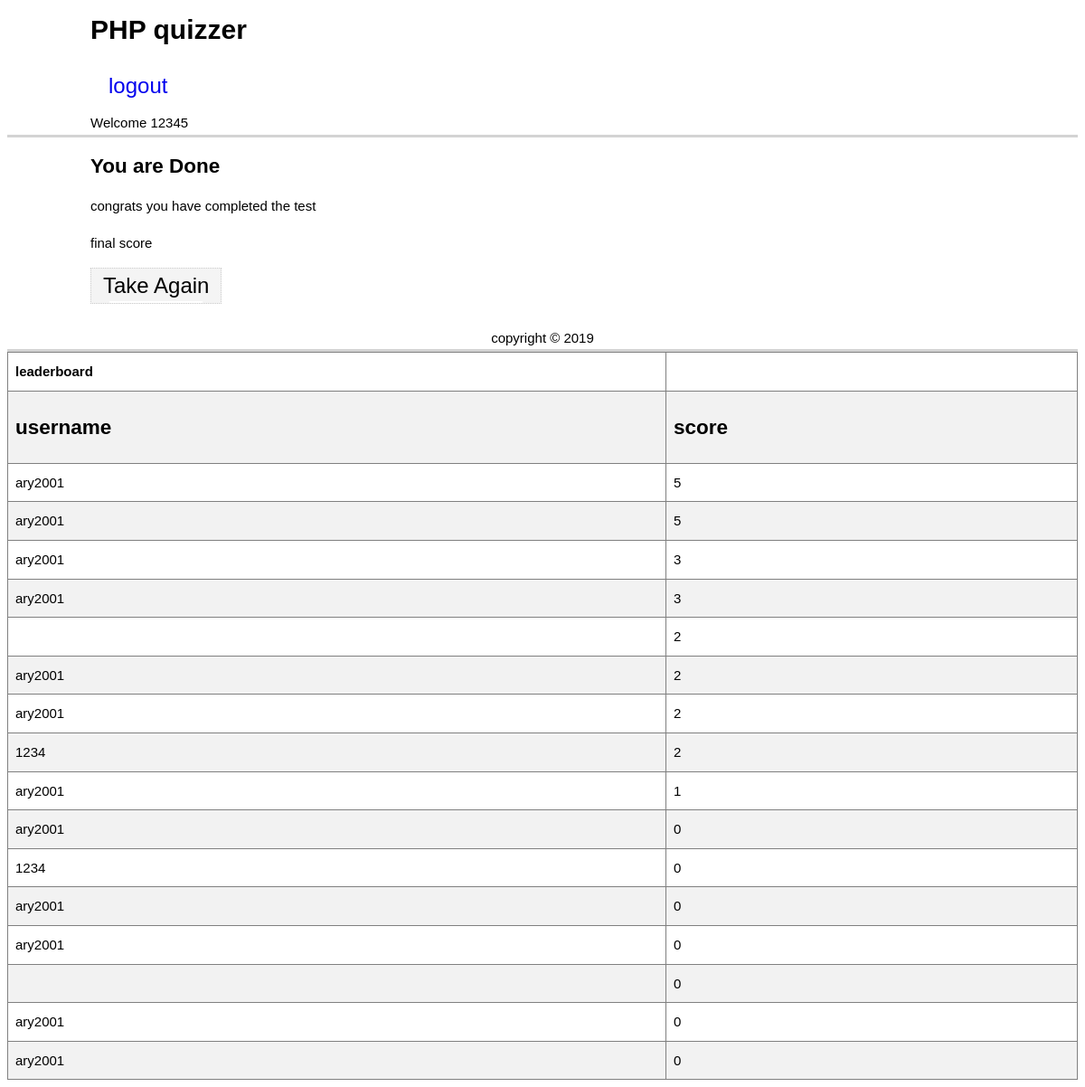
Page /final.php (signed in) on the committed database.
### tables this page shows
CREATE TABLE `score` (
  `username` varchar(255) NOT NULL,
  `score` int(11) NOT NULL
);

### final.php (the view, shortened to what this page needs)
<?php include 'database.php';?>
<!doctype html>
<html>
    <head>
    <link rel = "stylesheet" href = "css/style.css" type = "text/css" />
    </head>
<body>
<header>
    <div class="container">
        <h1>PHP quizzer</h1>
        <a href = logout.php >logout</a>
    Welcome <?php echo $_SESSION['username']; ?>
    </div>
</header>
<main>
    <div class="container">
        <h2>You are Done</h2>
        <p>congrats you have completed the test</p>
        <p>final score <?php echo $_SESSION['score'] ?></p>
        <a href  = "index.php" class = "start">Take Again</a>
    </div>
</main>
<?php
$score = $_SESSION['score'];
$username = $_SESSION['username'];
$statement = "insert into score (username,score) values ('$username','$score')";
 mysqli_query($mysqli,$statement);
?>
<?php
$sql = "SELECT username,score FROM score order by score DESC";
  $result = $mysqli->query($sql);
 echo" <table border = '1'>";
 echo"<th>leaderboard</th><tr><td><h2>username</h2></td><td><h2>score</h2></td></tr>";
 while ($a =mysqli_fetch_assoc($result)) {
    echo"<tr><td>{$a['username']}</td><td>{$a['score']}</td></tr>";
 }
?>
<footer>
    <div class="container">
        copyright &copy; 2019
    </div>
</footer>
</body>
</html>

### css/style.css (style rules this page uses)
body { font-family: Arial, Helvetica, sans-serif; font-size: 15px; line-height: 1.6rem; }
a { display: block; margin: auto; padding: 1rem 1.25rem; font-family: sans-serif; font-size: 1.5rem; text-decoration: none; color: rgb(3, 3, 17)55, 255, 255); position: relative; transition: all 0.3s cubic-bezier(0.2, 0, 0, 1); z-index: 1; }
a:after { content: ''; display: block; height: 2px; position: absolute; bottom: 0; right: 1.25rem; left: 1.25rem; background-color: #ffffff; transition: all 0.3s cubic-bezier(0.2, 0, 0, 1); -webkit-transform-origin: bottom center; transform-origin: bottom center; z-index: -1; }
.container { max-width: 1000px; margin-left: auto; margin-right: auto; padding-left: 10px; padding-right: 10px; }
header { border-bottom: 3px lightgrey solid; }
footer { border-bottom: 3px lightgrey solid; text-align: center; padding-top: 5px; }
main { padding-bottom: 20px; }
a.start { display: inline-block; color: rgb(0, 0, 0); background: #f4f4f4; border: 1px dotted #ccc; padding: 6px 13px; }

### final.php (style rules this page uses)
table { border-collapse: collapse; width: 100%; }
th, td { text-align: left; padding: 8px; }
tr:nth-child(even) { background-color: #f2f2f2; }

### rows in the picture
score: username "ary2001", score "5"
score: username "ary2001", score "5"
score: username "ary2001", score "3"
score: username "ary2001", score "3"
score: score "2"
score: username "ary2001", score "2"
score: username "ary2001", score "2"
score: username "1234", score "2"
score: username "ary2001", score "1"
score: username "ary2001", score "0"
score: username "1234", score "0"
score: username "ary2001", score "0"
score: username "ary2001", score "0"
score: score "0"
score: username "ary2001", score "0"
score: username "ary2001", score "0"

### other values in the picture
$_SESSION['username'] "12345"
